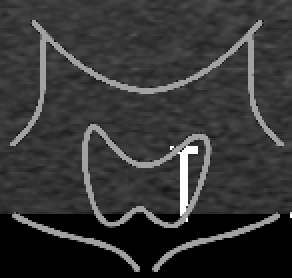
#> input picture data-model/icon1.png, 146 x 139 px (shown 2 times larger)
$ python pos.py
#> lines starting #> are read from the running program, lines starting #| are printed output that depends on the picture; after the words box and inside, x2 and y2 are one past the last pixel; in counts of white or black regions, pixels touching at a corner belong together
import cv2
import numpy as np
import math
from tool import *
import matplotlib.pyplot as plt

# ！！！ VSCode成功运行需要调Python解释器版本为Python3.9.12 ~\anaconda3\python.exe(Conda) ！！！

# 定义函数：用于剪裁图像
def cut_image(image, x1, y1, x2, y2):
    return image[y1:y2, x1:x2]

# 设定阈值，用于过滤匹配度低的区域
threshold_icon = 0.6
threshold_focus = 0.75

#
# [80 lines left out: function no_icon, not called in this run]


# 输入图片序号,输出小图标切片信息；没有小图标则根据甲状腺形状输出左右(126.png)
def get_icon(src,seg):
    ''' 1. 加载模板图像和待匹配图像 '''
#> called with src = 'dataset/images/IM_0186.jpg', seg = 'dataset/seg/IM_0186.jpg'
    icon1 = cv2.imread('data-model/icon1.png', 0)
#> icon1 is the input picture: shape (139, 146); min 0, max 255, mean 53.2
    icon2 = cv2.imread('data-model/icon2.png', 0)
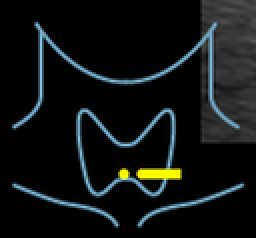
#> input picture data-model/icon2.png, 128 x 119 px (shown 2 times larger)
#> icon2: shape (119, 128); min 0, max 226, mean 19.1
    icon3 = cv2.imread('data-model/icon3.png', 0)
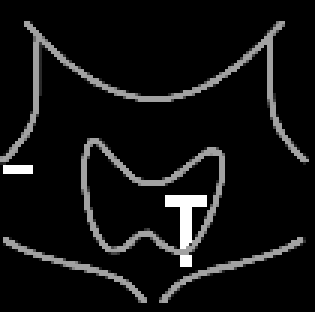
#> input picture data-model/icon3.png, 105 x 104 px (shown 3 times larger)
#> icon3 is the input picture: shape (104, 105); min 0, max 255, mean 18.1
    focus1 = cv2.imread('data-model/focus1.png', 0)
    focus2 = cv2.imread('data-model/focus2.png', 0)
    focus3 = cv2.imread('data-model/focus3.png', 0)
    img = cv2.imread(src,0)
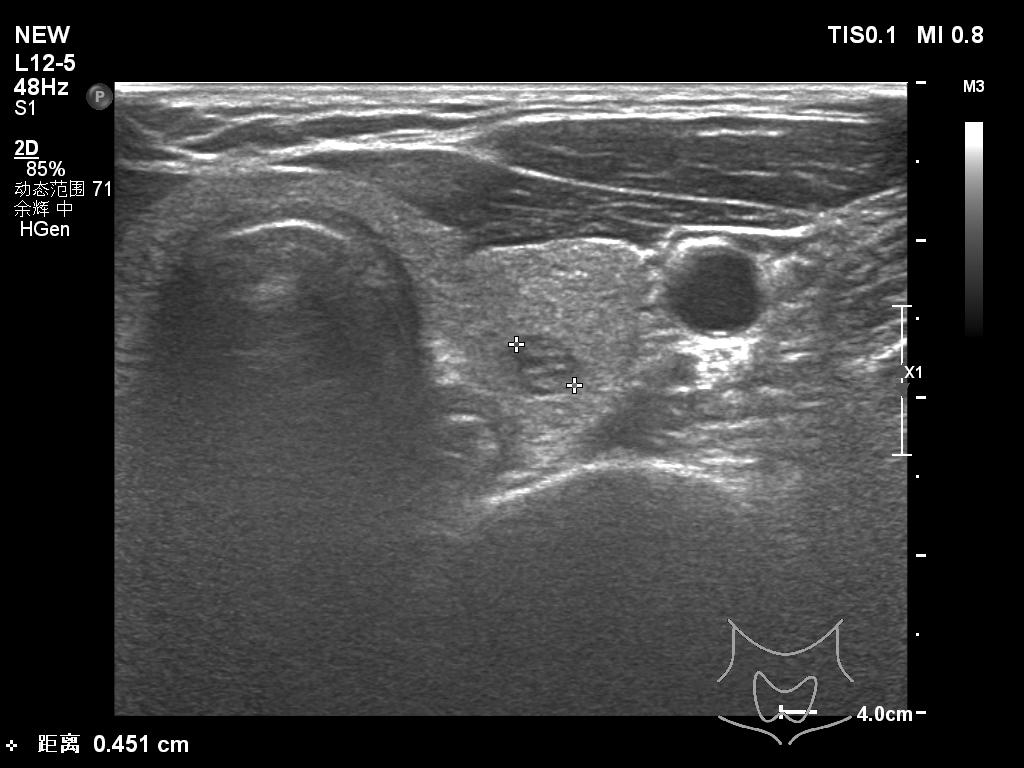
#> input picture dataset/images/IM_0186.jpg, 1024 x 768 px
#> img is the input picture: shape (768, 1024); min 0, max 255, mean 63.6

    ''' 2. 提取小图标（图像匹配）'''
    # 使用 TM_CCOEFF_NORMED 方法进行匹配
    res1 = cv2.matchTemplate(img, icon1, cv2.TM_CCOEFF_NORMED)
    res2 = cv2.matchTemplate(img, icon2, cv2.TM_CCOEFF_NORMED)
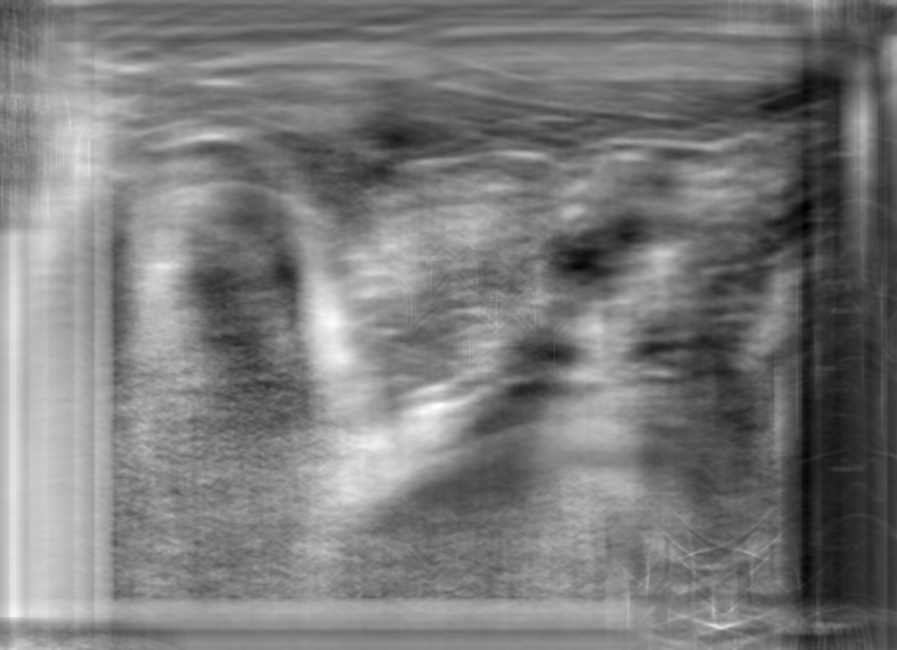
#> res2: shape (650, 897) float32; min -0.249, max 0.301, mean 0.0161; drawn with min black and max white
    res3 = cv2.matchTemplate(img, icon3, cv2.TM_CCOEFF_NORMED)
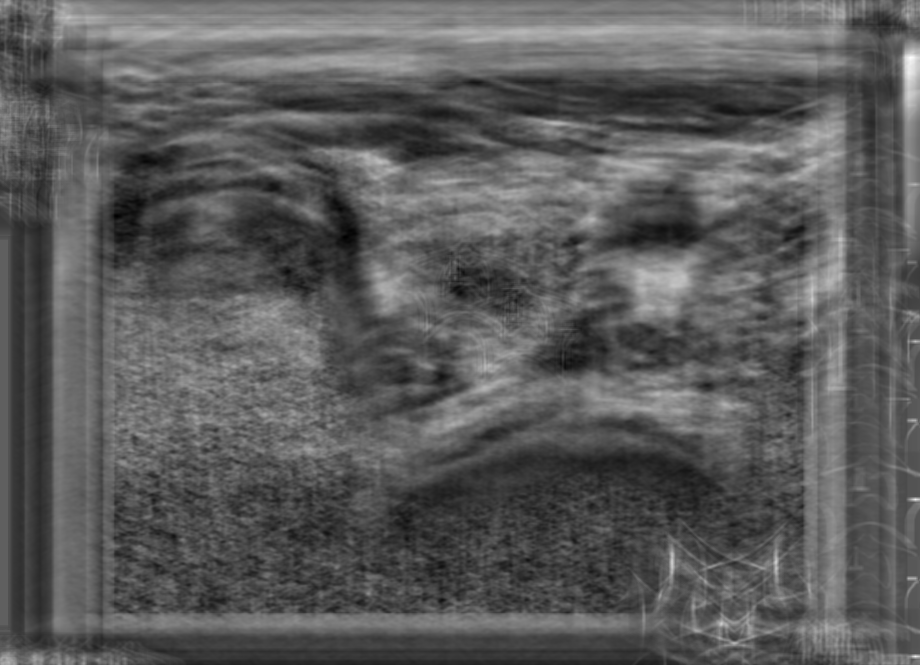
#> res3: shape (665, 920) float32; min -0.155, max 0.26, mean -0.00625; drawn with min black and max white

    # 预设图表类型：0为无图标，1为T型，2为i型
    match_type = 0

    # 过滤匹配度低的区域
    loc1 = np.where(res1 >= threshold_icon)
#> loc1 = 9 positions, rows 608 to 610, columns 711 to 713
    loc2 = np.where(res2 >= threshold_icon)
#> loc2 = (empty array, empty array)
    loc3 = np.where(res3 >= threshold_icon)
#> loc3 = (empty array, empty array)

    ''' 3. 绘制边框并剪裁小图标 '''
    for pt in zip(*loc1[::-1]):
        x1, y1 = pt
        x2, y2 = x1 + icon1.shape[1], y1 + icon1.shape[0]
        cv2.rectangle(img, (x1, y1), (x2, y2), (0, 0, 255), 2)
        match_type = 1
#> this loop made 9 passes
#> (x1, y1, x2, y2) on passes 1 to 9: (711, 608, 857, 747), (712, 608, 858, 747), (713, 608, 859, 747), (711, 609, 857, 748), (712, 609, 858, 748), (713, 609, 859, 748), (711, 610, 857, 749), (712, 610, 858, 749), (713, 610, 859, 749)
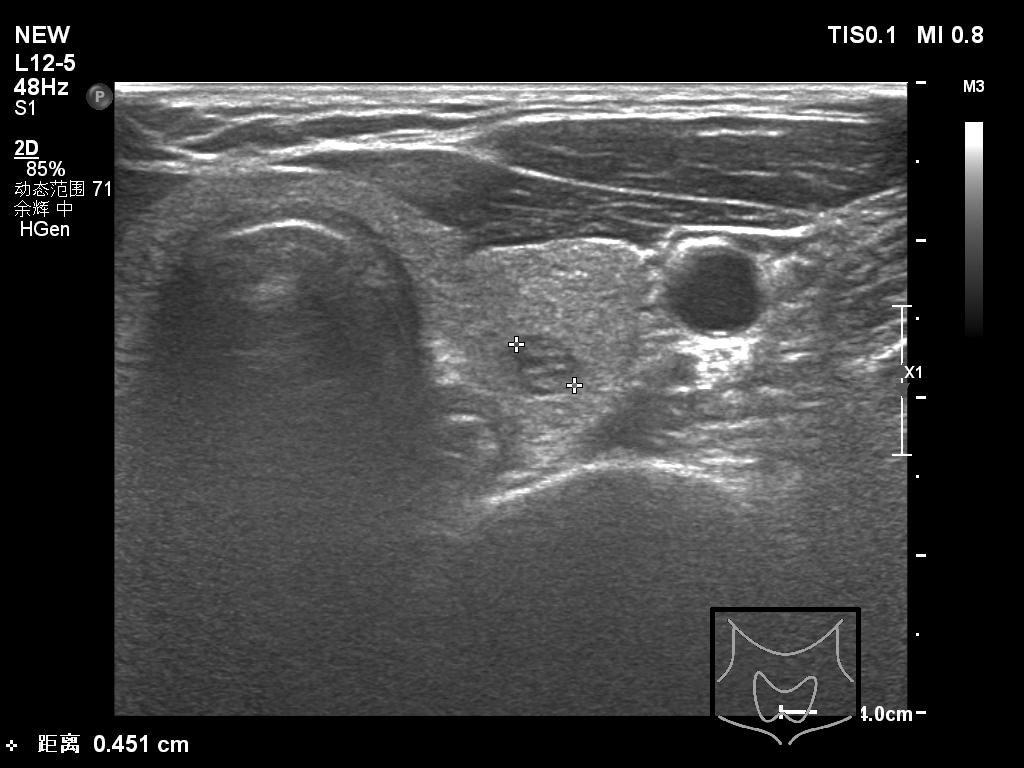
#> img: shape (768, 1024); 0.24% of pixels changed, all inside (x1, y1, x2, y2) = (710, 607, 861, 751)
    for pt in zip(*loc2[::-1]):
        x1, y1 = pt
        x2, y2 = x1 + icon2.shape[1], y1 + icon2.shape[0]
        cv2.rectangle(img, (x1, y1), (x2, y2), (0, 0, 255), 2)
        match_type = 2
#> this loop made 0 passes
    for pt in zip(*loc3[::-1]):
        x1, y1 = pt
        x2, y2 = x1 + icon3.shape[1], y1 + icon3.shape[0]
        cv2.rectangle(img, (x1, y1), (x2, y2), (0, 0, 255), 2)
        match_type = 1
    # cv2.imshow('Result', img)

    ''' ！！！没有小图标！！！ '''
    if match_type == 0 :
        return no_icon(seg)

    icon_img = cut_image(img, x1, y1, x2, y2)
#> in cut_image, `return image[y1:y2, x1:x2]`:
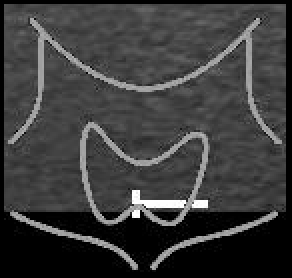
#> returned value: shape (139, 146) (shown 2 times larger); min 0, max 255, mean 59.7
    # cv2.imshow('Icon Image', icon_img)

    ''' 4. 处理小图标 '''
    # 定义旋转角度和旋转中心
    angle_range = range(0, 360, 10)

    if match_type == 1 :
            focus = focus1
    if match_type == 2 :
            focus = focus2
    for angle in angle_range:
        if match_type == 0 :
            break
        center = (focus.shape[1] // 2, focus.shape[0] // 2)

        # 计算旋转后的图像大小，并计算平移矩阵
        M = cv2.getRotationMatrix2D(center, angle, 1)
        cos = np.abs(M[0, 0])
        sin = np.abs(M[0, 1])
        new_width = int((focus.shape[0] * sin) + (focus.shape[1] * cos))
        new_height = int((focus.shape[0] * cos) + (focus.shape[1] * sin))
        M[0, 2] += (new_width / 2) - center[0]
        M[1, 2] += (new_height / 2) - center[1]

        # 进行旋转变换
        foces_rotated = cv2.warpAffine(focus, M, (new_width, new_height))
        res = cv2.matchTemplate(icon_img, foces_rotated, cv2.TM_CCOEFF_NORMED)
        loc = np.where(res >= threshold_focus)

        # 矩形框出小图标上的病灶
        for pt in zip(*loc[::-1]):
            x1, y1 = pt
            x2, y2 = x1 + foces_rotated.shape[1], y1 + foces_rotated.shape[0]
            cv2.rectangle(icon_img, (x1, y1), (x2, y2), (200, 200, 200), 1)
        if (res >= threshold_focus).any() :
            cv2.imshow('icon_img', icon_img)
            # 输出切面方向和病灶左右位置信息
            orient = 0
            if angle <= 45 or (angle >= 135 and angle <= 225) or angle >=315:
                orient = 2
                result = "切面方向: 纵断切面\n"
            else :
                orient = 1
                result = "切面方向: 横断切面\n"
            if (x1+x2)/2 >= icon_img.shape[0]/2 :
                orient = 1
                result += "左右位置: 左叶甲状腺（超声图左侧为右甲状腺，右侧为左）"
            else :
                orient = 3
                result += "左右位置: 右叶甲状腺（超声图左侧为右甲状腺，右侧为左）"

    # cv2.destroyAllWindows()
    return result,orient

#二值化将甲状腺seg转为label格式
# [142 lines left out: functions get_label, get_roi, check_roi_pos, not called in this run]

# 定义主函数
if __name__ == '__main__':
    # src = "dataset/images/213.png"
    # seg = "dataset/seg/213.png"
    # get_icon(src,seg)
    src = "dataset/images/IM_0186.jpg"
    seg = "dataset/seg/IM_0186.jpg"
#> (the run stopped early here; a loop or call above may not have finished)
